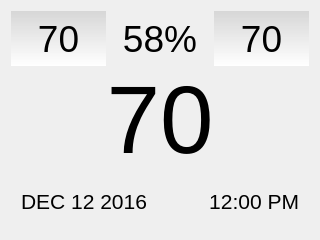
<?xml version="1.0" encoding="UTF-8"?>
<ui version="4.0">
 <class>MainWindow</class>
 <widget class="QMainWindow" name="MainWindow">
  <property name="geometry">
   <rect>
    <x>0</x>
    <y>0</y>
    <width>320</width>
    <height>240</height>
   </rect>
  </property>
  <property name="minimumSize">
   <size>
    <width>320</width>
    <height>240</height>
   </size>
  </property>
  <property name="maximumSize">
   <size>
    <width>320</width>
    <height>240</height>
   </size>
  </property>
  <property name="windowTitle">
   <string>MainWindow</string>
  </property>
  <widget class="QWidget" name="centralWidget">
   <property name="maximumSize">
    <size>
     <width>320</width>
     <height>240</height>
    </size>
   </property>
   <property name="styleSheet">
    <string notr="true">background-color: qlineargradient(spread:reflect, x1:0.5, y1:2.42861e-17, x2:0.5, y2:0.5, stop:0 rgba(0, 230, 51, 229), stop:1 rgba(255, 255, 255, 255));</string>
   </property>
   <widget class="QFrame" name="verticalFrame">
    <property name="geometry">
     <rect>
      <x>0</x>
      <y>0</y>
      <width>320</width>
      <height>240</height>
     </rect>
    </property>
    <property name="minimumSize">
     <size>
      <width>320</width>
      <height>240</height>
     </size>
    </property>
    <property name="maximumSize">
     <size>
      <width>320</width>
      <height>240</height>
     </size>
    </property>
    <property name="styleSheet">
     <string notr="true"/>
    </property>
    <layout class="QVBoxLayout" name="verticalLayout">
     <property name="spacing">
      <number>0</number>
     </property>
     <property name="sizeConstraint">
      <enum>QLayout::SetDefaultConstraint</enum>
     </property>
     <item>
      <layout class="QHBoxLayout" name="horizontalLayout_2">
       <property name="spacing">
        <number>6</number>
       </property>
       <property name="leftMargin">
        <number>0</number>
       </property>
       <property name="rightMargin">
        <number>0</number>
       </property>
       <item>
        <widget class="qClickableLabel" name="btnWeather">
         <property name="font">
          <font>
           <pointsize>28</pointsize>
          </font>
         </property>
         <property name="styleSheet">
          <string notr="true">background-color: qlineargradient(spread:pad, x1:0.5, y1:0, x2:0.5, y2:1, stop:0 rgba(0, 0, 0, 26), stop:1 rgba(255, 255, 255, 255));</string>
         </property>
         <property name="text">
          <string>70</string>
         </property>
         <property name="alignment">
          <set>Qt::AlignCenter</set>
         </property>
        </widget>
       </item>
       <item>
        <widget class="QLabel" name="lblRelHum">
         <property name="font">
          <font>
           <pointsize>28</pointsize>
          </font>
         </property>
         <property name="styleSheet">
          <string notr="true">background-color: rgba(0, 0, 0, 0);</string>
         </property>
         <property name="text">
          <string>58%</string>
         </property>
         <property name="alignment">
          <set>Qt::AlignCenter</set>
         </property>
         <property name="wordWrap">
          <bool>true</bool>
         </property>
        </widget>
       </item>
       <item>
        <widget class="qClickableLabel" name="btnTargetTemp">
         <property name="font">
          <font>
           <pointsize>28</pointsize>
          </font>
         </property>
         <property name="styleSheet">
          <string notr="true">background-color: qlineargradient(spread:pad, x1:0.5, y1:0, x2:0.5, y2:1, stop:0 rgba(0, 0, 0, 26), stop:1 rgba(255, 255, 255, 255));</string>
         </property>
         <property name="text">
          <string>70</string>
         </property>
         <property name="scaledContents">
          <bool>false</bool>
         </property>
         <property name="alignment">
          <set>Qt::AlignCenter</set>
         </property>
        </widget>
       </item>
      </layout>
     </item>
     <item>
      <layout class="QGridLayout" name="gridLayout">
       <property name="leftMargin">
        <number>2</number>
       </property>
       <property name="rightMargin">
        <number>2</number>
       </property>
       <property name="spacing">
        <number>3</number>
       </property>
       <item row="0" column="0">
        <widget class="QLabel" name="lblCurrentTemp">
         <property name="font">
          <font>
           <pointsize>72</pointsize>
          </font>
         </property>
         <property name="styleSheet">
          <string notr="true">background-color: rgba(255, 255, 255, 0);</string>
         </property>
         <property name="text">
          <string>70</string>
         </property>
         <property name="alignment">
          <set>Qt::AlignCenter</set>
         </property>
        </widget>
       </item>
      </layout>
     </item>
     <item>
      <layout class="QHBoxLayout" name="horizontalLayout_3">
       <property name="spacing">
        <number>0</number>
       </property>
       <property name="leftMargin">
        <number>10</number>
       </property>
       <property name="rightMargin">
        <number>10</number>
       </property>
       <item>
        <widget class="QLabel" name="lblDate">
         <property name="font">
          <font>
           <pointsize>16</pointsize>
          </font>
         </property>
         <property name="styleSheet">
          <string notr="true">background-color: rgba(255, 255, 255, 0);</string>
         </property>
         <property name="text">
          <string>DEC 12 2016</string>
         </property>
        </widget>
       </item>
       <item>
        <widget class="QLabel" name="lblTime">
         <property name="font">
          <font>
           <pointsize>16</pointsize>
          </font>
         </property>
         <property name="styleSheet">
          <string notr="true">background-color: rgba(255, 255, 255, 0);</string>
         </property>
         <property name="text">
          <string>12:00 PM</string>
         </property>
         <property name="alignment">
          <set>Qt::AlignRight|Qt::AlignTrailing|Qt::AlignVCenter</set>
         </property>
        </widget>
       </item>
      </layout>
     </item>
    </layout>
   </widget>
  </widget>
 </widget>
 <layoutdefault spacing="6" margin="11"/>
 <customwidgets>
  <customwidget>
   <class>qClickableLabel</class>
   <extends>QLabel</extends>
   <header>qclickablelabel.h</header>
  </customwidget>
 </customwidgets>
 <resources/>
 <connections/>
</ui>
